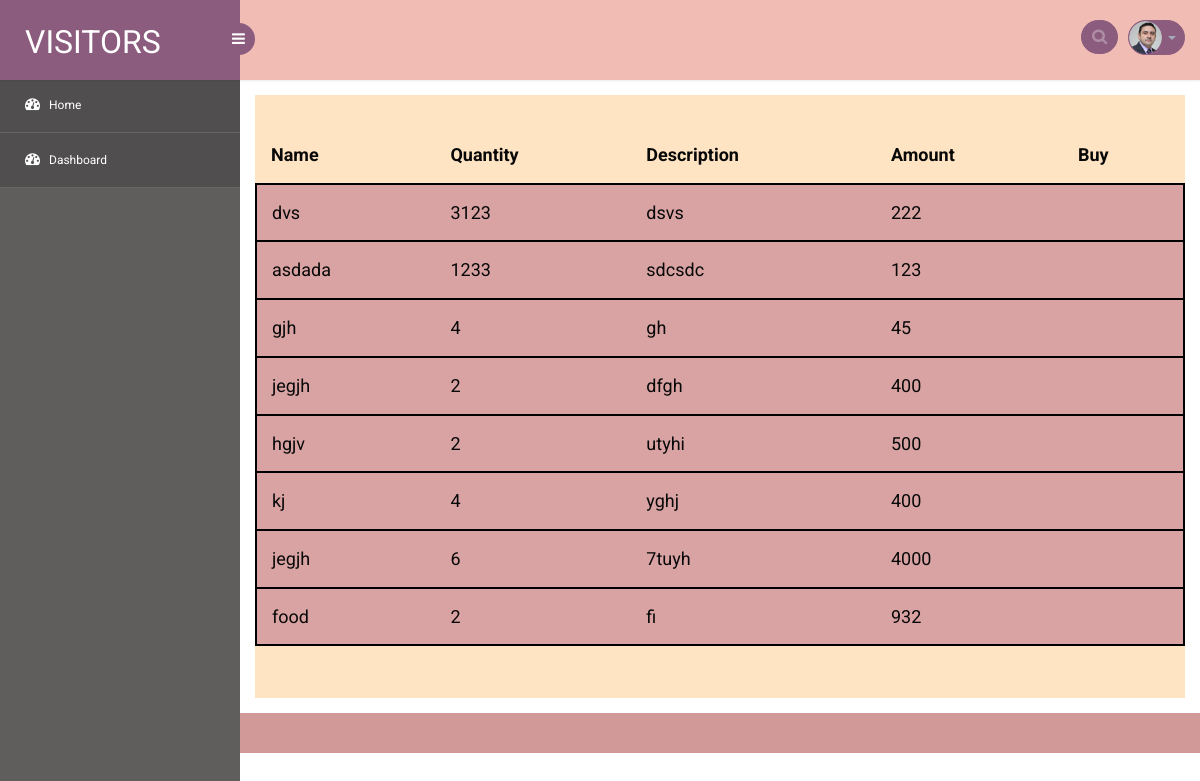
The page /view_fertilizer_products on the database its author committed.
### animal/models.py (models this page shows, shortened)
class Fertilizer(models.Model):
    user=models.ForeignKey(User,on_delete=models.CASCADE,null=True,blank=True)
    fertilizer_name=models.CharField(max_length=50)
    quantity=models.IntegerField()
    description=models.TextField()
    place=models.CharField(max_length=50,null=True,blank=True)
    amount=models.IntegerField()
    available=models.BooleanField(default=True)

### animal/views.py (the view)
# urls.py: path('view_fertilizer_products',views.view_fertilizer_products,name='view_fertilizer_products'),
def view_fertilizer_products(request):
    food_products=Fertilizer.objects.all().order_by('-id')
    return render(request,'view_fertilizer_products.html',{'food_products':food_products})

### animal/templates/view_fertilizer_products.html (shortened to what this page needs)
{% extends 'dashboard.html' %}
{% block content %}
<div class="table-responsive table-shadow" style="background-color: bisque;padding-top: 2em;padding-bottom: 2em;">
    {% if food_products %}
    <center>
    <table class="table" style="font-size: 20px;color: black;">
          <thead>
            <tr>
              <th scope="col"> Name</th>
              <th scope="col" style="padding-left: 1em;">Quantity</th>
              <th scope="col" style="padding-left:1em">Description</th>
              <th scope="col" style="padding-left:1em">Amount</th>
              <th scope="col" style="padding-left:1em">Buy</th>
            </tr>
          </thead>
          <tbody style="margin-top: 1em;">
              {% for i in food_products %}
            <tr style="background-color: #d9a3a3;margin-top: 2em;padding-bottom: 2em;border:2px solid black;" >
                <td>{{ i.fertilizer_name}}</td>
              <td style="padding-left: 1em;">{{ i.quantity}}</td>
              <td style="padding-left: 1em;">{{ i.description}}</td>
              <td style="padding-left: 1em;">{{ i.amount}}</td>
              <td style="padding-left: 1em;"><form><script src="https://checkout.razorpay.com/v1/payment-button.js" data-payment_button_id="pl_JyLewSXGRTrWFb" async> </script> </form></td>
            </tr>
            {% endfor %}
          </tbody>
    </table>
</center>
    {% else %}
    <span>No Fertilizer can be found...</span>
    {% endif %}
</div>
{% endblock %}

### animal/static/css1/style.css (style rules this page uses)
html, body { font-family: 'Roboto', sans-serif; font-size: 100%; overflow-x: hidden; background: url(../images/bg.jpg) no-repeat 0px 0px; background-size:cover; }
.table>thead>tr>th { border-bottom: 1px solid #e1ab91 ! important; }
.table>tbody>tr>td, .table>tbody>tr>th, .table>tfoot>tr>td, .table>tfoot>tr>th, .table>thead>tr>td, .table>thead>tr>th { border-bottom: 1px solid #e9e9e9 ! important; }
.table > thead > tr > th, .table > tbody > tr > th, .table > tfoot > tr > th, .table > thead > tr > td, .table > tbody > tr > td, .table > tfoot > tr > td { border-top: none !important; }
.table td, .table>tbody>tr>td, .table>tbody>tr>th, .table>tfoot>tr>td, .table>tfoot>tr>th, .table>thead>tr>td, .table>thead>tr>th { padding: 15px!important; }
.table > thead > tr > th, .table > tbody > tr > th, .table > tfoot > tr > th, .table > thead > tr > td, .table > tbody > tr > td, .table > tfoot > tr > td { font-size: 0.9em; color: rgb(8, 8, 8); border-top: none !important; }

### rows shown on the page
Fertilizer: fertilizer_name "dvs", quantity "3123", description "dsvs", amount "222"
Fertilizer: fertilizer_name "asdada", quantity "1233", description "sdcsdc", amount "123"
Fertilizer: fertilizer_name "gjh", quantity "4", description "gh", amount "45"
Fertilizer: fertilizer_name "jegjh", quantity "2", description "dfgh", amount "400"
Fertilizer: fertilizer_name "hgjv", quantity "2", description "utyhi", amount "500"
Fertilizer: fertilizer_name "kj", quantity "4", description "yghj", amount "400"
Fertilizer: fertilizer_name "jegjh", quantity "6", description "7tuyh", amount "4000"
Fertilizer: fertilizer_name "food", quantity "2", description "fi", amount "932"
